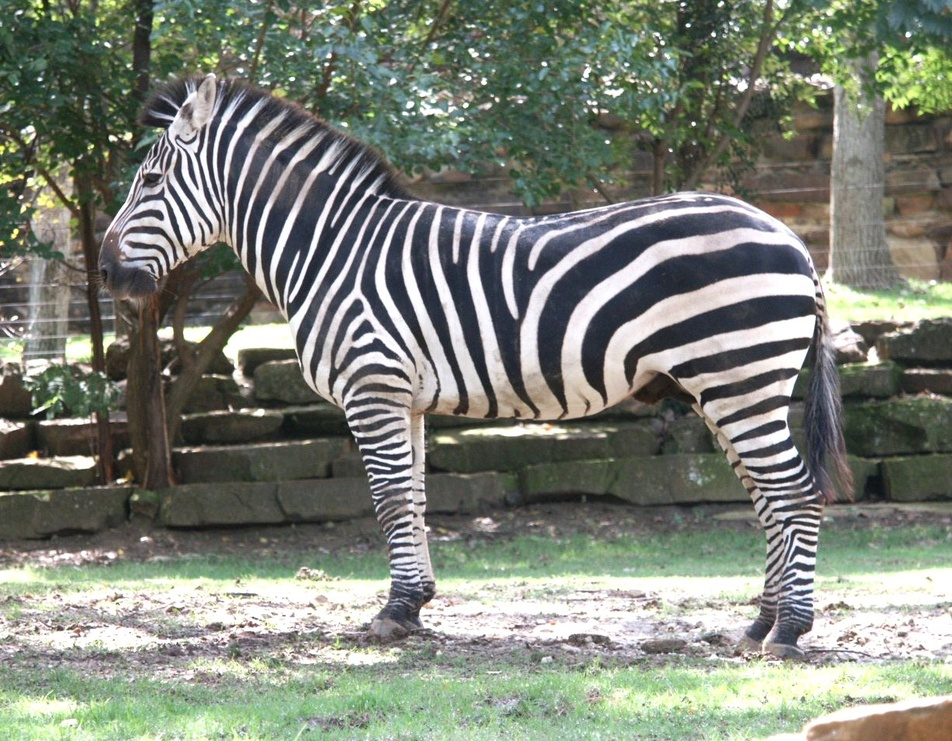
%> input picture zebra1.jpg, 952 x 741 px, shrunk from 1222 x 952 before the run
$ octave prob2script.m   (GNU Octave 9; MATLAB toolbox functions it lacks are replaced by stand-ins)
%> lines starting %> are read from the running program, lines starting %| are printed output that depends on the picture
### computeDerivImages.m
function [horizDerivImage,vertDerivImage] = computeDerivImages( imageData,sigma )

gaussFilt = fspecial('gaussian',sigma);
rowNum = ceil(sigma/2);
gaussFilter = gaussFilt(rowNum,:);
filteredImageData = conv2(imageData,gaussFilter,'same');
horizDerivFilter = [1 -1];
horizDerivImage = conv2(filteredImageData,horizDerivFilter,'same');
vertDerivFilter = [1;-1];
vertDerivImage = conv2(filteredImageData,vertDerivFilter,'same');

end

### computeGaussDiff.m
function [filterDiffImageData] = computeGaussDiff( imageData,sigma1,sigma2 )
%COMPUTEDERIVIMAGES Summary of this function goes here
%   Detailed explanation goes here

gaussFilt1 = fspecial('gaussian',sigma1);
gaussFilt2 = fspecial('gaussian',sigma2);
filteredImageData1 = conv2(imageData,gaussFilt1,'same');
filteredImageData2 = conv2(imageData,gaussFilt2,'same');
filterDiffImageData = filteredImageData2-filteredImageData1;

end

### filterBank.m
function [h1,v1,h2,v2,h4,v4,g42,g21] = filterBank(imageData)

[h1, v1] = computeDerivImages(imageData,1);
[h2, v2] = computeDerivImages(imageData,2);
[h4, v4] = computeDerivImages(imageData,4);
g42 = computeGaussDiff(imageData,1,2);
g21 = computeGaussDiff(imageData,2,4);

figure
subplot(2,4,1)
imshow(h1,[])
title('Horiz,sigma=1');

subplot(2,4,2)
imshow(h2,[])
title('Horiz,sigma=2');

subplot(2,4,3)
imshow(h4,[])
title('Horiz,sigma=4');

subplot(2,4,4)
imshow(g42,[])
title('G_4-G_2');

subplot(2,4,5)
imshow(v1,[])
title('Vert,sigma=1');

subplot(2,4,6)
imshow(v2,[])
title('Vert,sigma=2');

subplot(2,4,7)
imshow(v4,[])
title('Vert,sigma=4');

subplot(2,4,8)
imshow(g21,[])
title('G_2-G_1');


end

### prob2script.m
imname = 'zebra1.jpg';
imageData = im2double(rgb2gray(imread(imname)));
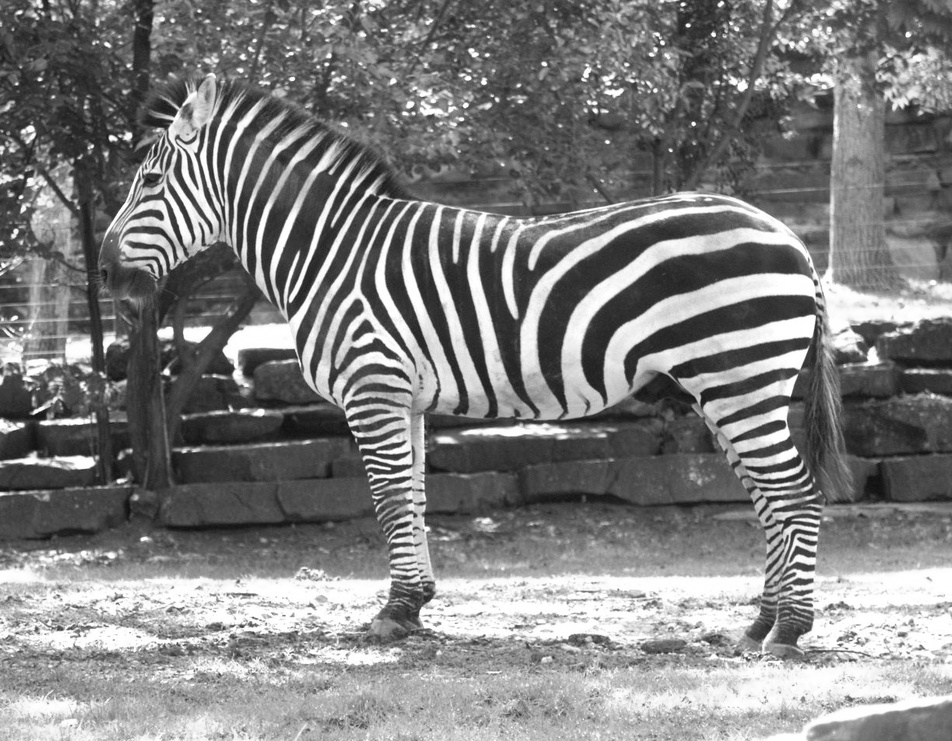
%> imageData: size 741x952 double; min 0.0549, max 1, mean 0.502
filterBank(imageData)
%> in computeDerivImages, `vertDerivImage = conv2(filteredImageData,vertDerivFilter,'same');`:
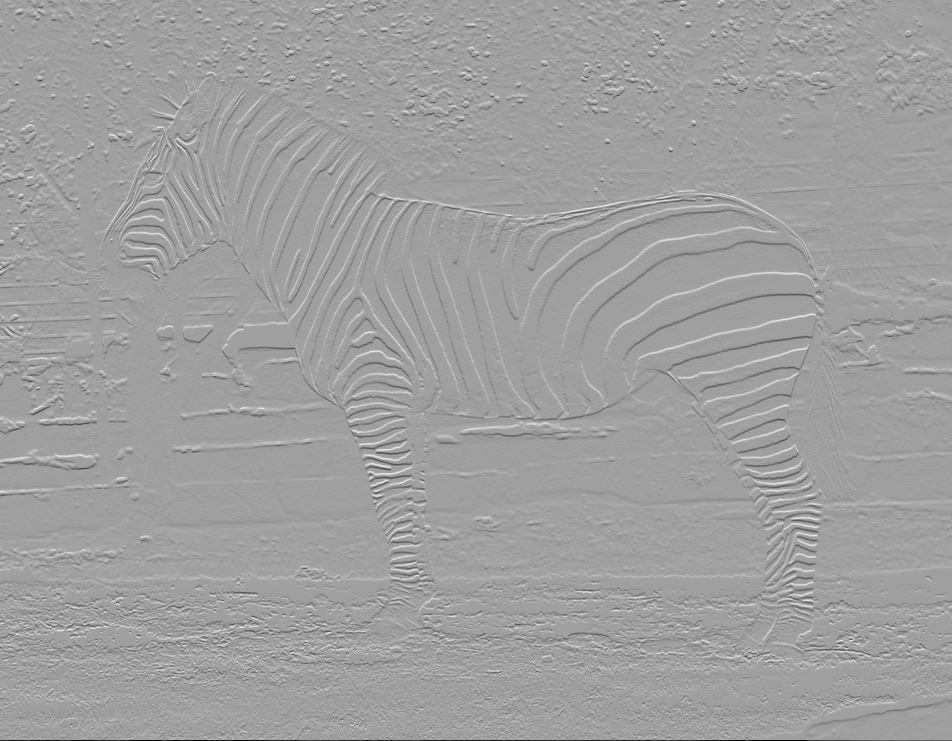
%> vertDerivImage: size 741x952 double; min -1, max 0.596, mean -0.000592; drawn with min black and max white
%> call 2 of computeDerivImages, with sigma = 2
%> in computeDerivImages (call 2), `filteredImageData = conv2(imageData,gaussFilter,'same');`:
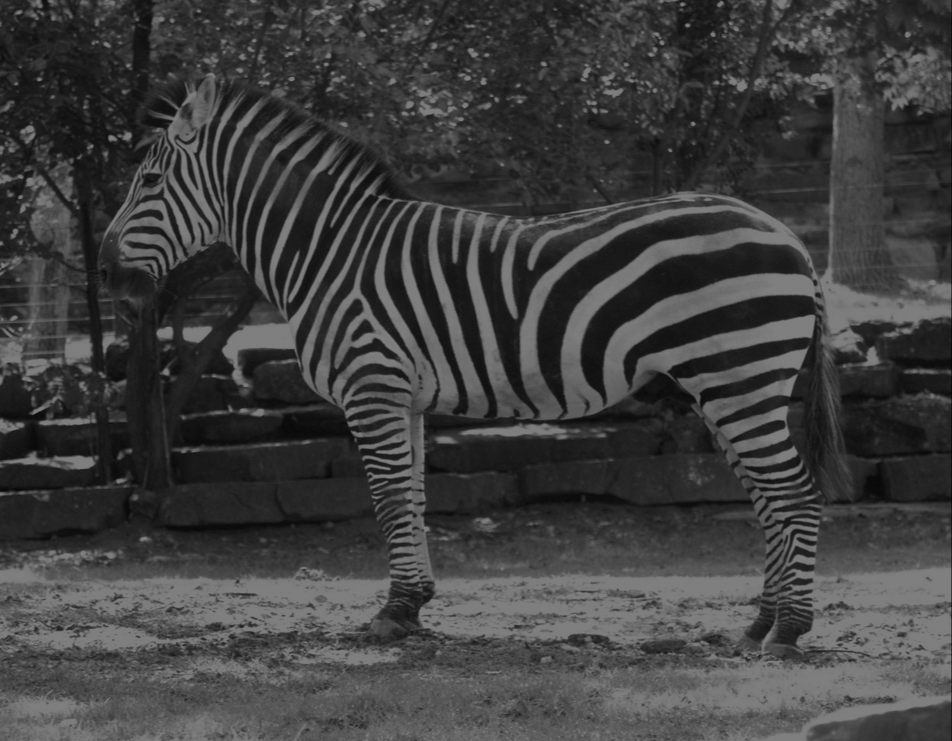
%> filteredImageData: size 741x952 double; min 0.0245, max 0.5, mean 0.251
%> in computeDerivImages (call 2), `horizDerivImage = conv2(filteredImageData,horizDerivFilter,'same');`:
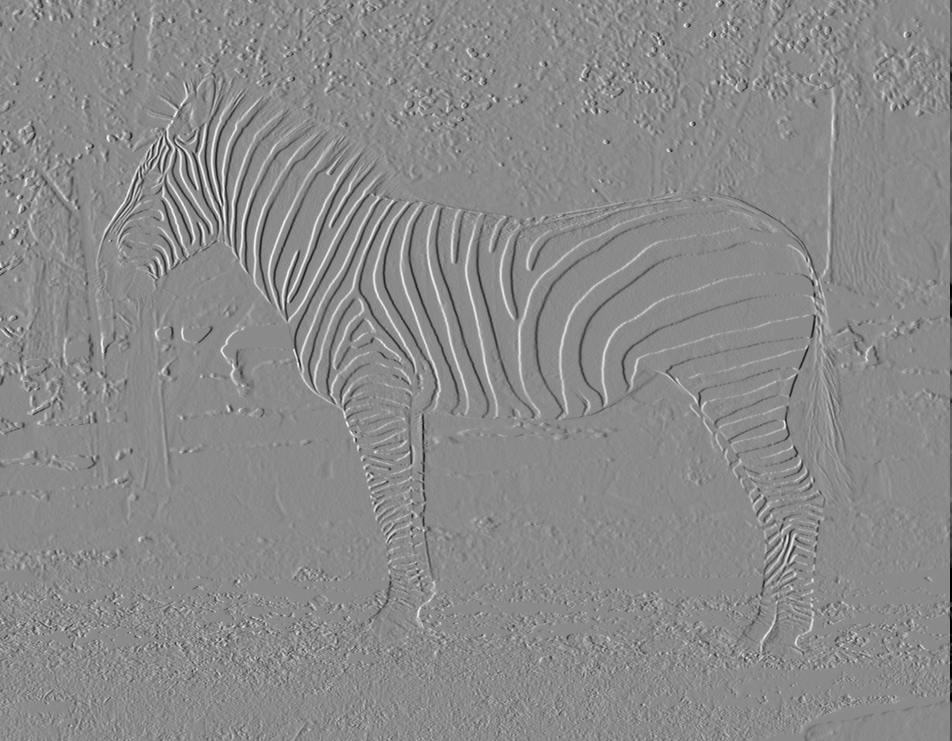
%> horizDerivImage: size 741x952 double; min -0.25, max 0.209, mean -0.000247; drawn with min black and max white
%> in computeGaussDiff, `filteredImageData2 = conv2(imageData,gaussFilt2,'same');`:
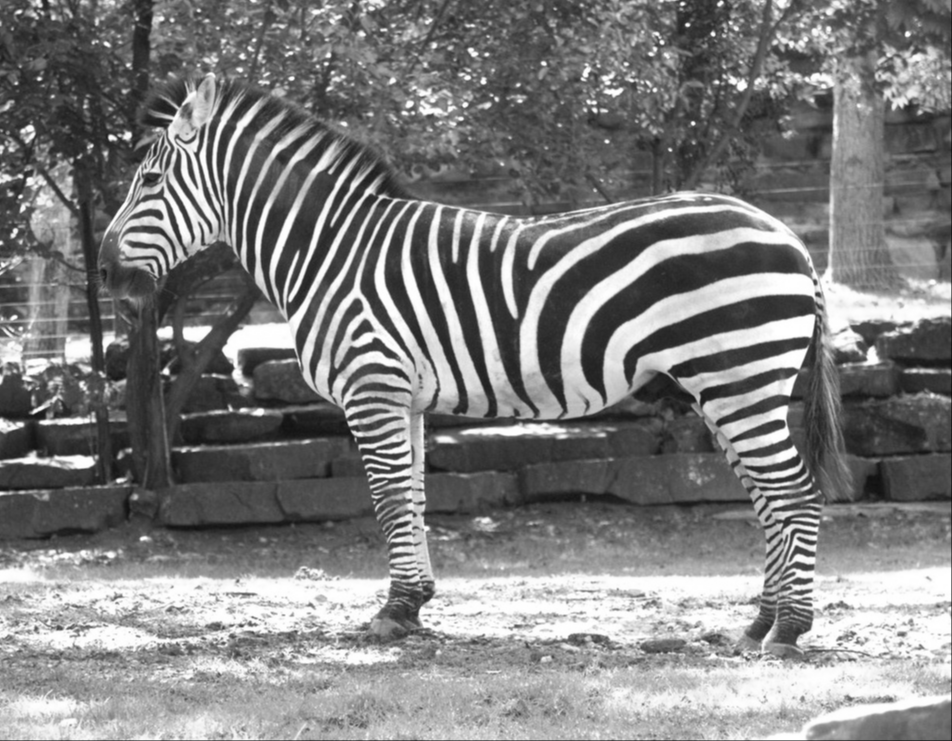
%> filteredImageData2: size 741x952 double; min 0.051, max 1, mean 0.502
%> call 2 of computeGaussDiff, with sigma1 = 2, sigma2 = 4
%> in computeGaussDiff (call 2), `filterDiffImageData = filteredImageData2-filteredImageData1;`:
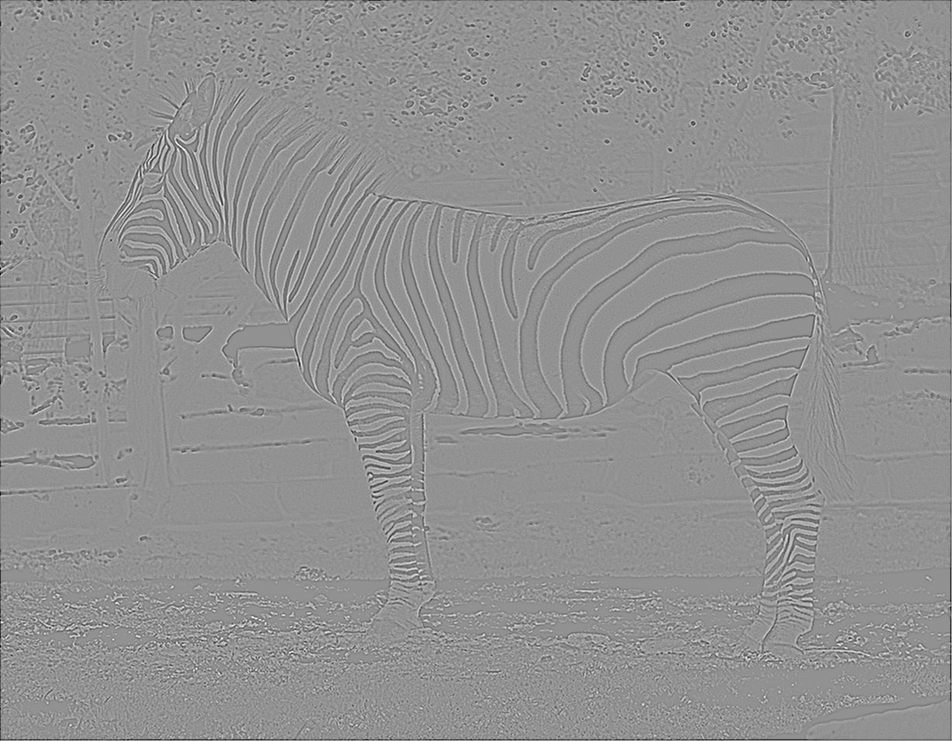
%> filterDiffImageData: size 741x952 double; min -0.015, max 0.0112, mean -2.36e-05; drawn with min black and max white

$ run again, with zebra2.jpg copied over zebra1.jpg
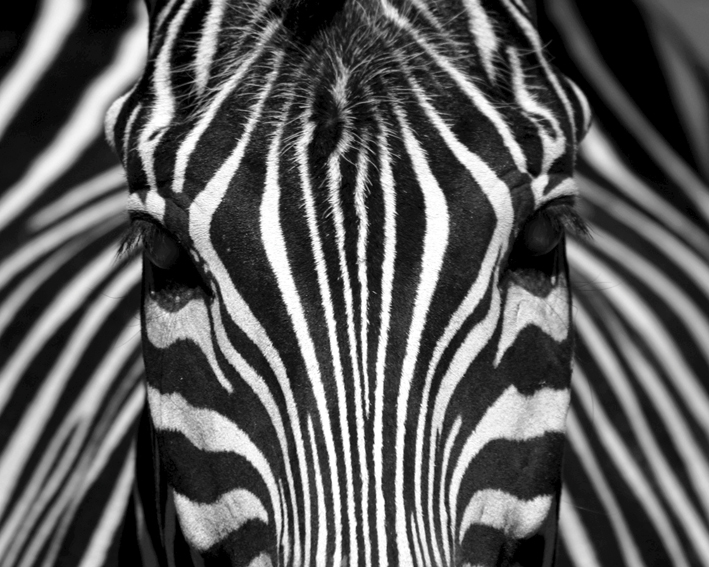
%> input picture zebra2.jpg, 709 x 567 px
%> in computeDerivImages (call 2), `filteredImageData = conv2(imageData,gaussFilter,'same');`:
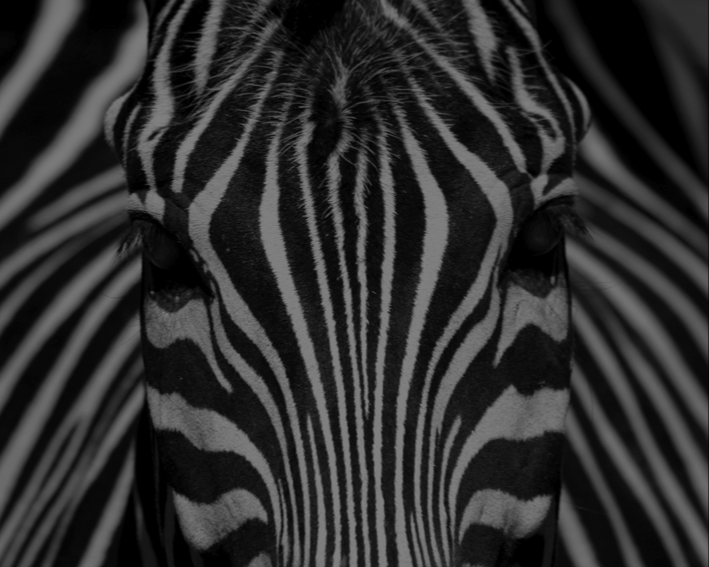
%> filteredImageData: size 567x709 double; min 0, max 0.5, mean 0.184
%> in computeGaussDiff (call 2), `filterDiffImageData = filteredImageData2-filteredImageData1;`:
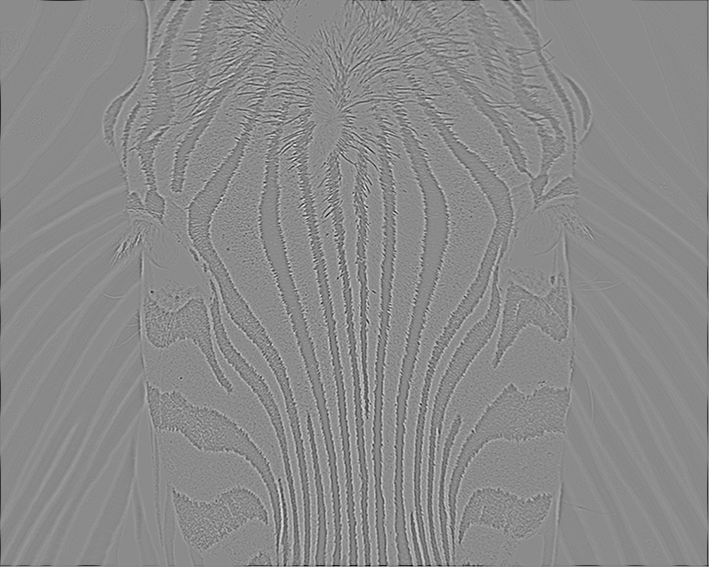
%> filterDiffImageData: size 567x709 double; min -0.0122, max 0.0101, mean -1.83e-05; drawn with min black and max white
